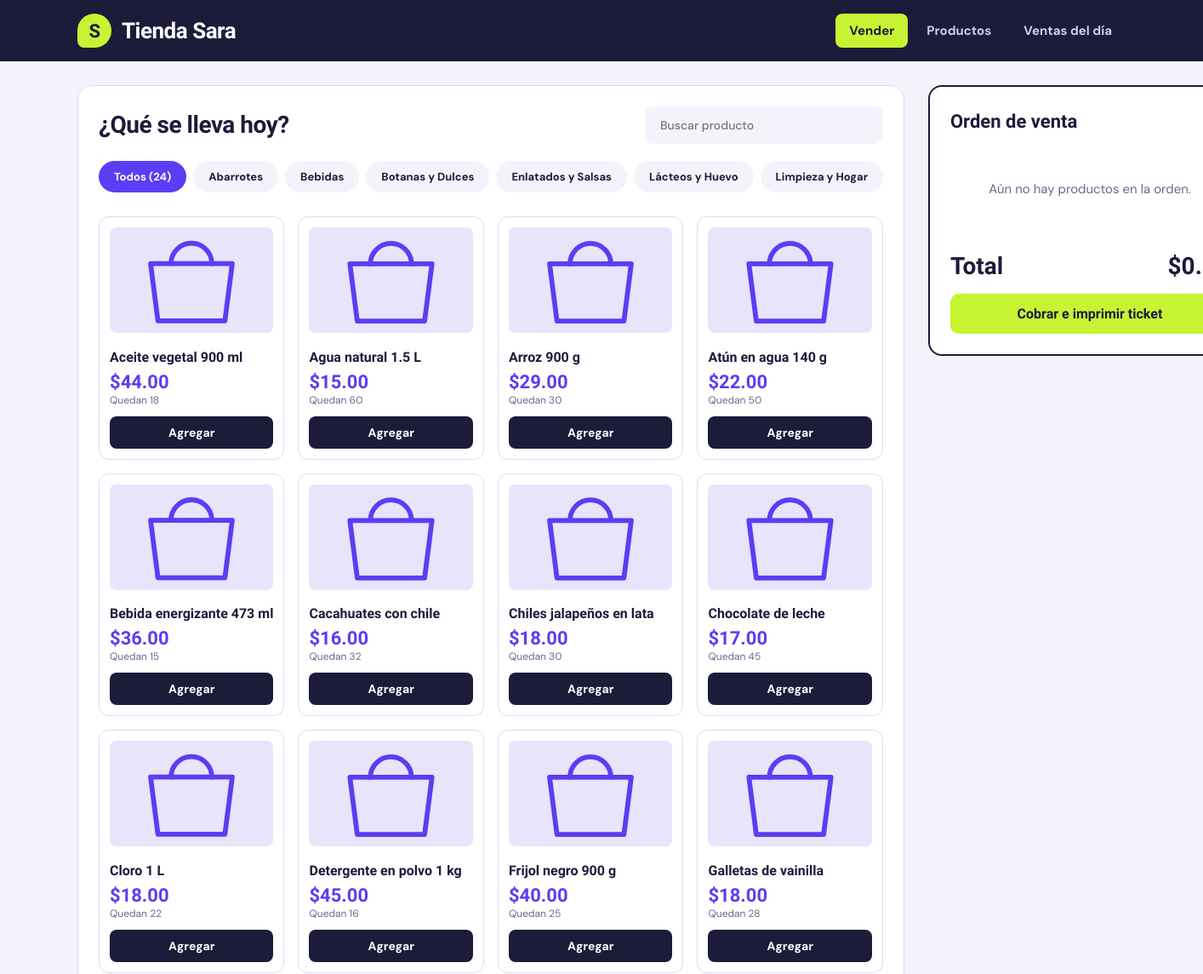
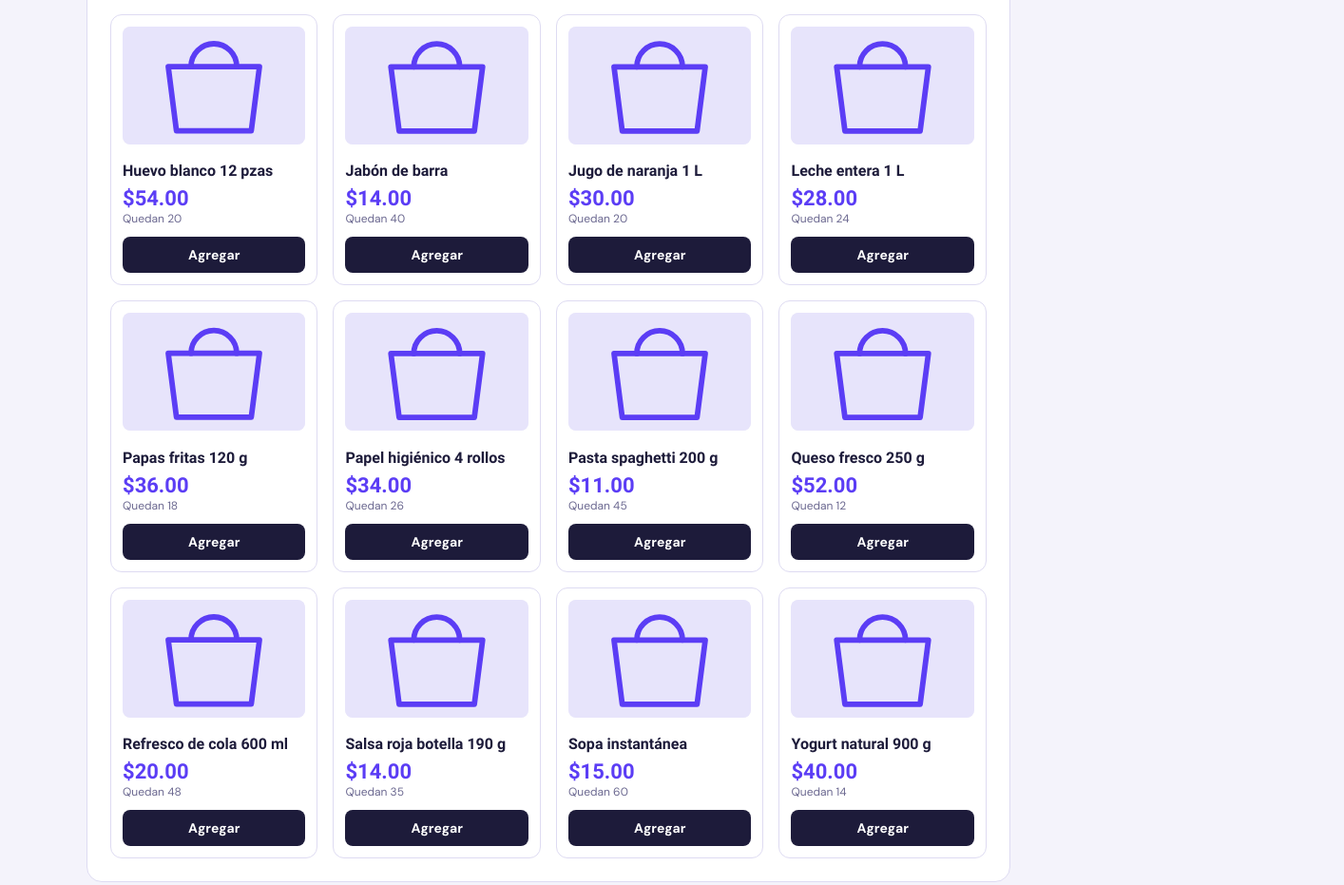
The page / on the database its author committed (2 pictures, top to bottom).
### tables this page shows
CREATE TABLE `categorias` (
  `id` INT AUTO_INCREMENT PRIMARY KEY,
  `nombre` VARCHAR(50) NOT NULL UNIQUE,
  `descripcion` VARCHAR(255) DEFAULT NULL
);

CREATE TABLE `productos` (
  `id` INT AUTO_INCREMENT PRIMARY KEY,
  `codigo_barras` VARCHAR(50) UNIQUE DEFAULT NULL,
  `producto` VARCHAR(100) NOT NULL,
  `id_categoria` INT NOT NULL,
  `costo` DECIMAL(10,2) NOT NULL,
  `precio` DECIMAL(10,2) NOT NULL,
  `cantidad` INT NOT NULL DEFAULT 0,
  `imagen` VARCHAR(255) DEFAULT 'default.svg',
  FOREIGN KEY (`id_categoria`) REFERENCES `categorias`(`id`) ON DELETE CASCADE
);

### conexion.php (called while the page is built, shortened)
<?php
function ruta_imagen(string $nombre): string
{
    $nombre = trim($nombre);
    return 'img/' . $nombre;
}

### index.php (the view, shortened to what this page needs)
<?php
require_once __DIR__ . '/conexion.php';
$categorias = $conexion->query("SELECT * FROM categorias ORDER BY nombre ASC")->fetch_all(MYSQLI_ASSOC);
$sql = "SELECT p.*, c.nombre AS categoria_nombre
        FROM productos p
        JOIN categorias c ON p.id_categoria = c.id
        ORDER BY p.producto ASC";
$productos = $conexion->query($sql)->fetch_all(MYSQLI_ASSOC);
?>
<!DOCTYPE html>
<html lang="es">
<head>
    <link rel="stylesheet" href="estilos.css">
</head>
<body>
    <header class="site-header">
        <div class="header-content">
            <a href="index.php" class="brand">
                <span class="brand-badge">S</span>
                <span>Tienda Sara</span>
            </a>
            <nav class="nav-links">
                <a href="index.php" class="nav-btn active">Vender</a>
                <a href="admin_productos.php" class="nav-btn">Productos</a>
                <a href="ventas_dia.php" class="nav-btn">Ventas del día</a>
            </nav>
        </div>
    </header>
    <main class="main-layout">
        <section class="catalog-section">
            <div class="section-top">
                <h1 class="page-title">¿Qué se lleva hoy?</h1>
                <input type="search" id="search-box" class="search-input" placeholder="Buscar producto" aria-label="Buscar producto">
            </div>
            <div class="category-bar">
                <button class="cat-chip active" data-cat="all">Todos (<?php echo count($productos); ?>)</button>
                <?php foreach ($categorias as $cat): ?>
                    <button class="cat-chip" data-cat="<?php echo htmlspecialchars($cat['nombre']); ?>">
                        <?php echo htmlspecialchars($cat['nombre']); ?>
                    </button>
                <?php endforeach; ?>
            </div>
            <div class="products-grid" id="products-container">
                <?php foreach ($productos as $prod): ?>
                    <?php
                        $agotado = (int)$prod['cantidad'] < 1;
                        $datos = [
                            'id' => (int)$prod['id'],
                            'producto' => $prod['producto'],
                            'precio' => (float)$prod['precio'],
                            'cantidad' => (int)$prod['cantidad'],
                        ];
                    ?>
                    <div class="product-card<?php echo $agotado ? ' agotado' : ''; ?>"
                         data-category="<?php echo htmlspecialchars($prod['categoria_nombre']); ?>"
                         data-name="<?php echo htmlspecialchars(mb_strtolower($prod['producto'])); ?>">
                        <div>
                            <img src="<?php echo htmlspecialchars(ruta_imagen($prod['imagen'])); ?>"
                                 alt="<?php echo htmlspecialchars($prod['producto']); ?>"
                                 class="product-thumb" loading="lazy"
                                 onerror="this.onerror=null; this.src='img/default.svg';">
                            <h3 class="product-title"><?php echo htmlspecialchars($prod['producto']); ?></h3>
                            <div class="product-price">$<?php echo number_format($prod['precio'], 2); ?></div>
                            <div class="product-stock<?php echo $prod['cantidad'] <= 5 ? ' bajo' : ''; ?>">
                                <?php echo $agotado ? 'Agotado' : 'Quedan ' . (int)$prod['cantidad']; ?>
                            </div>
                        </div>
                        <button class="btn-add" <?php echo $agotado ? 'disabled' : ''; ?>
                                data-producto="<?php echo htmlspecialchars(json_encode($datos), ENT_QUOTES); ?>">
                            <?php echo $agotado ? 'Agotado' : 'Agregar'; ?>
                        </button>
                    </div>
                <?php endforeach; ?>
            </div>
        </section>
        <section class="cart-section">
            <h2 class="cart-title">Orden de venta</h2>
            <div class="cart-items" id="cart-items">
                <p class="cart-empty">Aún no hay productos en la orden.</p>
            </div>
            <div class="cart-total">
                <span>Total</span>
                <span id="cart-total-amount">$0.00</span>
            </div>
            <button class="btn-checkout" id="btn-checkout">Cobrar e imprimir ticket</button>
        </section>
    </main>
</body>
</html>

### estilos.css (style rules this page uses)
:root { --tinta: #1d1b3a; --violeta: #5b3df5; --violeta-oscuro: #4528d6; --lima: #c6f432; --lima-oscuro: #b2e01c; --fondo: #f4f3fb; --papel: #ffffff; --linea: #dedbf2; --mutado: #6b6890; --peligro: #d93a52; --titulos: 'Bricolage Grotesque', sans-serif; --texto: 'DM Sans', sans-serif; }
* { box-sizing: border-box; }
body { margin: 0; background: var(--fondo); color: var(--tinta); font: 400 15px/1.5 var(--texto); }
h1, h2, h3 { font-family: var(--titulos); margin: 0; }
.site-header { background: var(--tinta); position: sticky; top: 0; z-index: 100; }
.header-content, .main-layout { max-width: 1280px; margin: 0 auto; padding: 0 24px; }
.header-content { min-height: 72px; display: flex; align-items: center; justify-content: space-between; gap: 16px; flex-wrap: wrap; }
.brand { display: flex; align-items: center; gap: 12px; color: #fff; text-decoration: none; font: 800 26px var(--titulos); letter-spacing: -0.5px; }
.brand-badge { width: 40px; height: 40px; display: grid; place-items: center; background: var(--lima); color: var(--tinta); border-radius: 50% 50% 50% 8px; font: 800 22px var(--titulos); }
.nav-links { display: flex; gap: 6px; flex-wrap: wrap; }
.nav-btn { padding: 9px 16px; border-radius: 8px; text-decoration: none; font-weight: 700; color: #cfcbf5; transition: background 150ms, color 150ms; }
.nav-btn.active { background: var(--lima); color: var(--tinta); }
.main-layout { display: grid; grid-template-columns: 1fr 380px; gap: 28px; padding-top: 28px; padding-bottom: 40px; align-items: start; }
.catalog-section { background: var(--papel); border: 1px solid var(--linea); border-radius: 16px; padding: 24px; }
.page-title { font-size: 28px; font-weight: 800; letter-spacing: -0.5px; }
.section-top { display: flex; justify-content: space-between; align-items: center; margin-bottom: 20px; gap: 16px; flex-wrap: wrap; }
.search-input { width: 280px; max-width: 100%; padding: 11px 16px; background: var(--fondo); color: var(--tinta); border: 2px solid transparent; border-radius: 10px; font: 500 14px var(--texto); }
.category-bar { display: flex; gap: 8px; margin-bottom: 22px; overflow-x: auto; padding-bottom: 6px; }
.cat-chip { padding: 8px 16px; background: var(--fondo); border: 2px solid transparent; border-radius: 999px; cursor: pointer; font: 700 13px var(--texto); color: var(--tinta); white-space: nowrap; transition: background 150ms; }
.cat-chip.active { background: var(--violeta); color: #fff; }
.products-grid { display: grid; grid-template-columns: repeat(auto-fill, minmax(176px, 1fr)); gap: 16px; }
.product-card { border: 1px solid var(--linea); border-radius: 12px; padding: 12px; background: #fff; display: flex; flex-direction: column; justify-content: space-between; transition: border-color 150ms; }
.product-thumb { width: 100%; height: 124px; object-fit: cover; background: var(--fondo); border-radius: 8px; margin-bottom: 10px; }
.product-title { font-size: 16px; font-weight: 700; margin: 0 0 4px; }
.product-price { font: 800 22px var(--titulos); color: var(--violeta); }
.product-stock { font-size: 12px; color: var(--mutado); margin-bottom: 10px; }
.btn-add { width: 100%; padding: 10px; background: var(--tinta); color: #fff; border: none; border-radius: 8px; font: 700 14px var(--texto); cursor: pointer; transition: background 150ms; }
.cart-section { background: var(--papel); border: 2px solid var(--tinta); border-radius: 16px; padding: 24px; position: sticky; top: 92px; }
.cart-title { font-size: 22px; font-weight: 800; margin-bottom: 16px; }
.cart-items { max-height: 320px; overflow-y: auto; margin-bottom: 14px; }
.cart-empty { color: var(--mutado); text-align: center; margin: 36px 0; }
.cart-total { display: flex; justify-content: space-between; align-items: baseline; font: 800 28px var(--titulos); margin-bottom: 16px; padding-top: 12px; }
.btn-checkout { width: 100%; padding: 14px; background: var(--lima); color: var(--tinta); border: 0; border-radius: 10px; font: 800 16px var(--titulos); cursor: pointer; transition: background 150ms; }

### rows shown on the page
categorias: nombre "Abarrotes"
categorias: nombre "Bebidas"
categorias: nombre "Botanas y Dulces"
categorias: nombre "Enlatados y Salsas"
categorias: nombre "Lácteos y Huevo"
categorias: nombre "Limpieza y Hogar"
productos: imagen (placeholder picture), producto "Aceite vegetal 900 ml", precio "44.00", cantidad "18", shows "Agregar"
productos: imagen (placeholder picture), producto "Agua natural 1.5 L", precio "15.00", cantidad "60", shows "Agregar"
productos: imagen (placeholder picture), producto "Arroz 900 g", precio "29.00", cantidad "30", shows "Agregar"
productos: imagen (placeholder picture), producto "Atún en agua 140 g", precio "22.00", cantidad "50", shows "Agregar"
productos: imagen (placeholder picture), producto "Bebida energizante 473 ml", precio "36.00", cantidad "15", shows "Agregar"
productos: imagen (placeholder picture), producto "Cacahuates con chile", precio "16.00", cantidad "32", shows "Agregar"
productos: imagen (placeholder picture), producto "Chiles jalapeños en lata", precio "18.00", cantidad "30", shows "Agregar"
productos: imagen (placeholder picture), producto "Chocolate de leche", precio "17.00", cantidad "45", shows "Agregar"
productos: imagen (placeholder picture), producto "Cloro 1 L", precio "18.00", cantidad "22", shows "Agregar"
productos: imagen (placeholder picture), producto "Detergente en polvo 1 kg", precio "45.00", cantidad "16", shows "Agregar"
productos: imagen (placeholder picture), producto "Frijol negro 900 g", precio "40.00", cantidad "25", shows "Agregar"
productos: imagen (placeholder picture), producto "Galletas de vainilla", precio "18.00", cantidad "28", shows "Agregar"
productos: imagen (placeholder picture), producto "Huevo blanco 12 pzas", precio "54.00", cantidad "20", shows "Agregar"
productos: imagen (placeholder picture), producto "Jabón de barra", precio "14.00", cantidad "40", shows "Agregar"
productos: imagen (placeholder picture), producto "Jugo de naranja 1 L", precio "30.00", cantidad "20", shows "Agregar"
productos: imagen (placeholder picture), producto "Leche entera 1 L", precio "28.00", cantidad "24", shows "Agregar"
productos: imagen (placeholder picture), producto "Papas fritas 120 g", precio "36.00", cantidad "18", shows "Agregar"
productos: imagen (placeholder picture), producto "Papel higiénico 4 rollos", precio "34.00", cantidad "26", shows "Agregar"
productos: imagen (placeholder picture), producto "Pasta spaghetti 200 g", precio "11.00", cantidad "45", shows "Agregar"
productos: imagen (placeholder picture), producto "Queso fresco 250 g", precio "52.00", cantidad "12", shows "Agregar"
productos: imagen (placeholder picture), producto "Refresco de cola 600 ml", precio "20.00", cantidad "48", shows "Agregar"
productos: imagen (placeholder picture), producto "Salsa roja botella 190 g", precio "14.00", cantidad "35", shows "Agregar"
productos: imagen (placeholder picture), producto "Sopa instantánea", precio "15.00", cantidad "60", shows "Agregar"
productos: imagen (placeholder picture), producto "Yogurt natural 900 g", precio "40.00", cantidad "14", shows "Agregar"

### other values the page prints
count($productos) "24"
